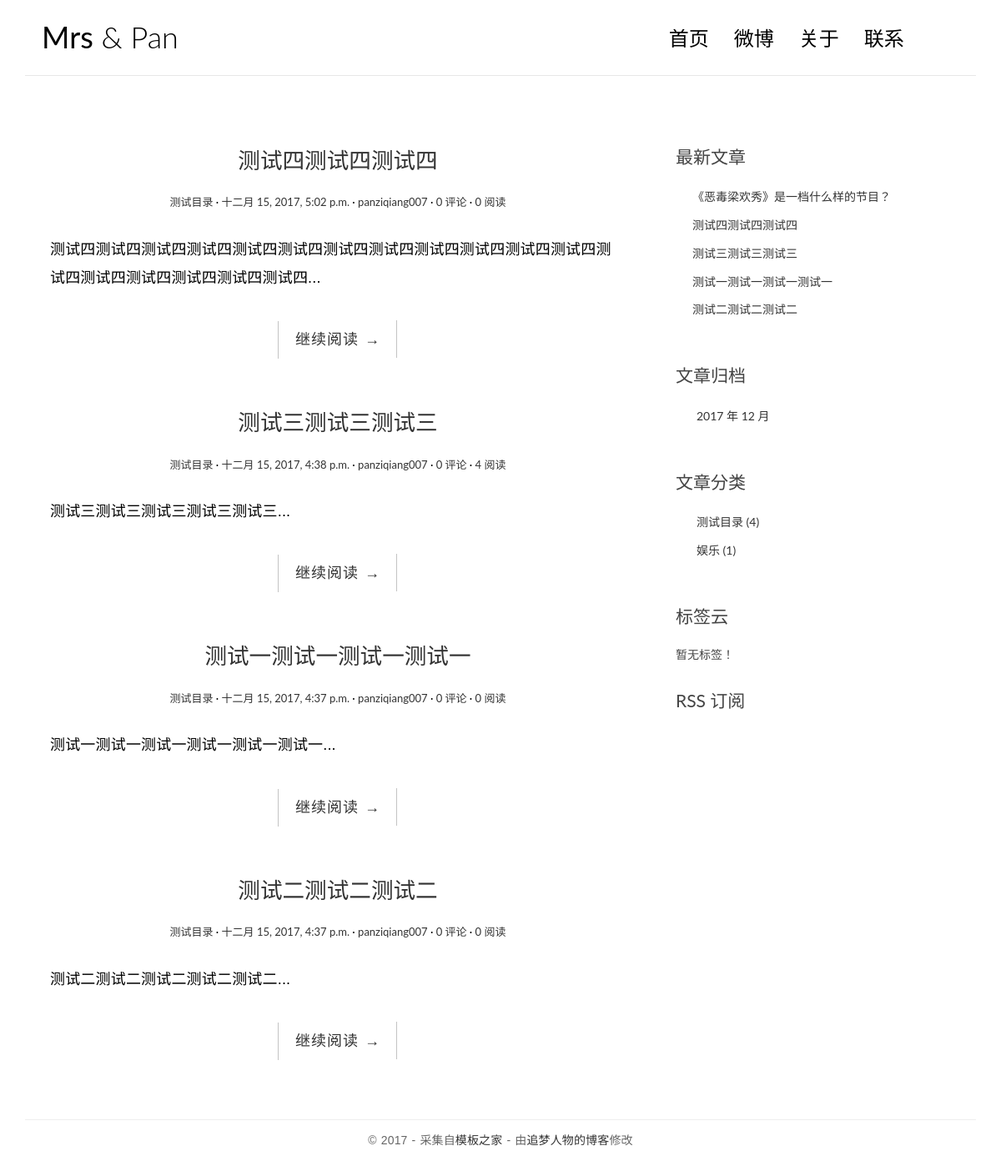
Page /category/1/ on the committed database.
### blog/models.py (models this page shows, shortened)
@python_2_unicode_compatible
class Post(models.Model):
    title = models.CharField(max_length=70)
    body = models.TextField()
    created_time = models.DateTimeField()
    modified_time = models.DateTimeField()
    excerpt = models.CharField(max_length=200, blank=True)
    views = models.PositiveIntegerField(default=0)
    category = models.ForeignKey(Category)
    tags = models.ManyToManyField(Tag, blank=True)
    author = models.ForeignKey(User)
    def get_absolute_url(self):
        return reverse('blog:detail', kwargs={'pk': self.pk})
    class Meta:
        verbose_name = '文章'
        verbose_name_plural = verbose_name
        ordering = ['-created_time']

@python_2_unicode_compatible
class Category(models.Model):
    name = models.CharField(max_length=100)
    class Meta:
        verbose_name = '目录'
        verbose_name_plural = verbose_name

### blog/views.py (the view)
# urls.py: url(r'^category/(?P<pk>[0-9]+)/$', views.CategoryView.as_view(), name='category'),
class CategoryView(ListView):
    model = Post
    template_name = 'blog/index.html'
    context_object_name = 'post_list'
    def get_queryset(self):
        cate = get_object_or_404(Category, pk=self.kwargs.get('pk'))
        return super(CategoryView, self).get_queryset().filter(category=cate)

### blog/templatetags/blog_tags.py (called while the page is built)
@register.simple_tag
def get_recent_posts(num=5):
    return Post.objects.all()[:num]

@register.simple_tag
def archives():
    return Post.objects.dates('created_time', 'month', order='DESC')

@register.simple_tag
def get_categories():
    return Category.objects.annotate(num_posts=Count('post')).filter(num_posts__gt=0)

@register.simple_tag
def get_tags():
    return Tag.objects.annotate(num_posts=Count('post')).filter(num_posts__gt=0)

### templates/blog/index.html (shortened to what this page needs)
{% extends 'base.html' %}
{% block main %}
    {% for post in post_list %}
        <article class="post post-{{ post.pk }}">
            <header class="entry-header">
                <h1 class="entry-title">
                    <a href="{{ post.get_absolute_url }}">{{ post.title }}</a>
                </h1>
                <div class="entry-meta">
                    <span class="post-category">
                        <a href="{% url 'blog:category' post.category.pk %}">{{ post.category.name }}</a></span>
                    <span class="post-date"><a href="#"><time class="entry-date"
                                                              datetime="{{ post.created_time }}">{{ post.created_time }}</time></a></span>
                    <span class="post-author"><a href="#">{{ post.author }}</a></span>
                    <span class="comments-link">
                        <a href="{{ post.get_absolute_url }}#comment-area">{{ post.comment_set.count }} 评论</a></span>
                    <span class="views-count"><a href="{{ post.get_absolute_url }}">{{ post.views }} 阅读</a></span>
                </div>
            </header>
            <div class="entry-content clearfix">
                <p>{{ post.excerpt }}...</p>
                <div class="read-more cl-effect-14">
                    <a href="{{ post.get_absolute_url }}" class="more-link">继续阅读 <span class="meta-nav">→</span></a>
                </div>
            </div>
        </article>
    {% empty %}
        <div class="no-post">暂时还没有发布的文章！</div>
    {% endfor %}
{% endblock main %}

### templates/base.html (shortened to what this page needs)
{% load staticfiles %}
{% load blog_tags %}
<!DOCTYPE html>
<html>
<head>
    <link rel="stylesheet" href="http://code.ionicframework.com/ionicons/2.0.1/css/ionicons.min.css">
    <link rel="stylesheet" href="{% static 'blog/css/bootstrap.min.css' %}">
    <link rel="stylesheet" href="{% static 'blog/css/pace.css' %}">
    <link rel="stylesheet" href="{% static 'blog/css/custom.css' %}">
    <link rel="stylesheet" href="{% static 'blog/css/highlights/github.css' %}">
</head>
<body>
<div class="container">
    <header id="site-header">
        <div class="row">
            <div class="col-md-4 col-sm-5 col-xs-8">
                <div class="logo">
                    <h1><a href="{% url 'blog:index' %}"><b>Mrs</b> &amp; Pan</a></h1>
                </div>
            </div>
            <div class="col-md-8 col-sm-7 col-xs-4">
                <nav class="main-nav" role="navigation">
                    <div class="collapse navbar-collapse" id="bs-example-navbar-collapse-1">
                        <ul class="nav navbar-nav navbar-right">
                            <li class="cl-effect-11"><a href="{% url 'blog:index' %}" data-hover="首页">首页</a></li>
                            <li class="cl-effect-11"><a href="https://weibo.com/u/1770645505" data-hover="微博">微博</a></li>
                            <li class="cl-effect-11"><a href="#" data-hover="关于">关于</a></li>
                            <li class="cl-effect-11"><a href="#" data-hover="联系">联系</a></li>
                        </ul>
                    </div>
                </nav>
            </div>
        </div>
    </header>
</div>
<div class="content-body">
    <div class="container">
        <div class="row">
            <main class="col-md-8">
                {% block main %}
                {% endblock main %}
            </main>
            <aside class="col-md-4">
                <div class="widget widget-recent-posts">
                    <h3 class="widget-title">最新文章</h3>
                    {% get_recent_posts as recent_post_list %}
                    <ul>
                        {% for post in recent_post_list %}
                            <li>
                                <a href="{{ post.get_absolute_url }}">{{ post.title }}</a>
                            </li>
                        {% empty %}
                            暂无文章！
                        {% endfor %}
                    </ul>
                </div>
                <div class="widget widget-archives">
                    <h3 class="widget-title">文章归档</h3>
                    {% archives as date_list %}
                    <ul>
                        {% for date in date_list %}
                            <li>
                                <a href="{% url 'blog:archives' date.year date.month %}">{{ date.year }}
                                    年 {{ date.month }} 月</a>
                            </li>
                        {% empty %}
                            暂无归档！
                        {% endfor %}
                    </ul>
                </div>
                <div class="widget widget-category">
                    <h3 class="widget-title">文章分类</h3>
                    {% get_categories as category_list %}
                    <ul>
                        {% for category in category_list %}
                            <li>
                                <a href="{% url 'blog:category' category.pk %}">{{ category.name }} <span
                                        class="post-count">({{ category.num_posts }})</span></a>
                            </li>
                        {% empty %}
                            暂无分类！
                        {% endfor %}
                    </ul>
                </div>
                <div class="widget widget-tag-cloud">
                    <h3 class="widget-title">标签云</h3>
                    {% get_tags as tag_list %}
                    <ul>
                        {% for tag in tag_list %}
                            <li>
                                <a href="{% url 'blog:tag' tag.pk %}">{{ tag.name }}</a>
                            </li>
                        {% empty %}
                            暂无标签！
                        {% endfor %}
                    </ul>
                </div>
                <div class="rss">
                    <a href="{% url 'rss' %}"> RSS 订阅</a>
                </div>
            </aside>
        </div>
    </div>
</div>
<footer id="site-footer">
    <div class="container">
        <div class="row">
            <div class="col-md-12">
                <p class="copyright">&copy 2017 - 采集自<a href="http://www.cssmoban.com/"
                                                        target="_blank" title="模板之家">模板之家</a>
                    - 由<a href="http://zmrenwu.com/" title="网页模板" target="_blank">追梦人物的博客</a>修改
                </p>
            </div>
        </div>
    </div>
</footer>
</body>
</html>

### blog/static/blog/css/custom.css (style rules this page uses)
* { outline: none; }
h1, h2, h3, h4, h5, h6 { margin-top: 0; }
b { font-weight: 400; }
a { color: #333; }
body { color: #444; font-family: 'Lato', sans-serif; }
p { font-family: 'Ubuntu', sans-serif; font-weight: 400; word-spacing: 1px; letter-spacing: 0.01em; }
#site-header { background-color: #FFF; padding: 25px 20px; margin-bottom: 40px; border-bottom: 1px solid #e7e7e7; }
.logo h1 a { color: #000; }
.logo h1 { margin: 0; font-family: 'Lato', sans-serif; font-weight: 300; }
.main-nav { margin-top: 11px; max-width: 95%; }
.main-nav a { color: #000000 !important; padding: 0 0 5px 0 !important; margin-right: 30px; font-family: 'Lato', sans-serif; font-weight: 300; font-size: 24px; }
.cl-effect-11 a { padding: 10px 0; color: #0972b4; text-shadow: none; }
.cl-effect-11 a::before { position: absolute; top: 0; left: 0; overflow: hidden; padding: 0 0 5px 0 !important; max-width: 0; border-bottom: 1px solid #000; color: #000; content: attr(data-hover); white-space: nowrap; -webkit-transition: max-width 0.5s; -moz-transition: max-width 0.5s; transition: max-width 0.5s; }
.content-body { padding-bottom: 4em; }
.post { background: #fff; padding: 30px 30px 0; }
.entry-title { text-align: center; font-size: 1.9em; margin-bottom: 20px; line-height: 1.6; padding: 10px 20px 0; }
.entry-meta { text-align: center; color: #DDDDDD; font-size: 13px; margin-bottom: 30px; }
.entry-content { font-size: 18px; line-height: 1.9; font-weight: 300; color: #000; }
.post-category::after, .post-date::after, .post-author::after, .comments-link::after { content: ' ·'; color: #000; }
.read-more { font-family: 'Ubuntu', sans-serif; font-weight: 400; word-spacing: 1px; letter-spacing: 0.01em; text-align: center; margin-top: 20px; }
.cl-effect-14 a { padding: 0 20px; height: 45px; line-height: 45px; position: relative; display: inline-block; margin: 15px 25px; letter-spacing: 1px; font-weight: 400; text-shadow: 0 0 1px rgba(255, 255, 255, 0.3); }
.cl-effect-14 a::before, .cl-effect-14 a::after { position: absolute; width: 45px; height: 1px; background: #C3C3C3; content: ''; -webkit-transition: all 0.3s; -moz-transition: all 0.3s; transition: all 0.3s; pointer-events: none; }
.cl-effect-14 a::before { top: 0; left: 0; -webkit-transform: rotate(90deg); -moz-transform: rotate(90deg); transform: rotate(90deg); -webkit-transform-origin: 0 0; -moz-transform-origin: 0 0; transform-origin: 0 0; }
.cl-effect-14 a::after { right: 0; bottom: 0; -webkit-transform: rotate(90deg); -moz-transform: rotate(90deg); transform: rotate(90deg); -webkit-transform-origin: 100% 0; -moz-transform-origin: 100% 0; transform-origin: 100% 0; }
.widget { background: #fff; padding: 30px 0 0; }
.widget-title { font-size: 1.5em; margin-bottom: 20px; line-height: 1.6; padding: 10px 0 0; font-weight: 400; }
.widget-recent-posts ul { padding: 0; margin: 0; padding-left: 20px; }
.widget-recent-posts ul li { list-style-type: none; position: relative; line-height: 170%; margin-bottom: 10px; }
.widget-recent-posts ul li::before { content: '\f3d3'; font-family: "Ionicons"; position: absolute; left: -17px; top: 3px; font-size: 16px; color: #000; }
.widget-archives ul { padding: 0; margin: 0; padding-left: 25px; }
.widget-archives ul li { list-style-type: none; position: relative; line-height: 170%; margin-bottom: 10px; }
.widget-archives ul li::before { content: '\f3f3'; font-family: "Ionicons"; position: absolute; left: -25px; top: 1px; font-size: 16px; color: #000; }
.widget-category ul { padding: 0; margin: 0; padding-left: 25px; }
.widget-category ul li { list-style-type: none; position: relative; line-height: 170%; margin-bottom: 10px; }
.widget-category ul li::before { content: '\f3fe'; font-family: "Ionicons"; position: absolute; left: -25px; top: 1px; font-size: 18px; color: #000; }
.widget-tag-cloud ul { padding: 0; margin: 0; margin-right: -10px; }
.rss { font-size: 21px; margin-top: 30px; }
.rss a { color: #444; }
#site-footer { padding-top: 10px; padding: 0 0 1.5em 0; }
.copyright { text-align: center; padding-top: 1em; margin: 0; border-top: 1px solid #eee; color: #666; }

### rows in the picture
Post: title "测试四测试四测试四", category.name "测试目录", created_time "十二月 15, 2017, 5:02 p.m.", author "panziqiang007", comment_set.count "0", views "0", excerpt "测试四测试四测试四测试四测试四测试四测试四测试四测试四测试四测试四测试四测试四测试四测试四测试四测试四测试四"
Post: title "测试三测试三测试三", category.name "测试目录", created_time "十二月 15, 2017, 4:38 p.m.", author "panziqiang007", comment_set.count "0", views "4", excerpt "测试三测试三测试三测试三测试三"
Post: title "测试一测试一测试一测试一", category.name "测试目录", created_time "十二月 15, 2017, 4:37 p.m.", author "panziqiang007", comment_set.count "0", views "0", excerpt "测试一测试一测试一测试一测试一测试一"
Post: title "测试二测试二测试二", category.name "测试目录", created_time "十二月 15, 2017, 4:37 p.m.", author "panziqiang007", comment_set.count "0", views "0", excerpt "测试二测试二测试二测试二测试二"
Post: title "《恶毒梁欢秀》是一档什么样的节目？"
Category: name "测试目录", num_posts "4"
Category: name "娱乐", num_posts "1"

### other values in the picture
{{ date.year }} "2017"
{{ date.month }} "12"
